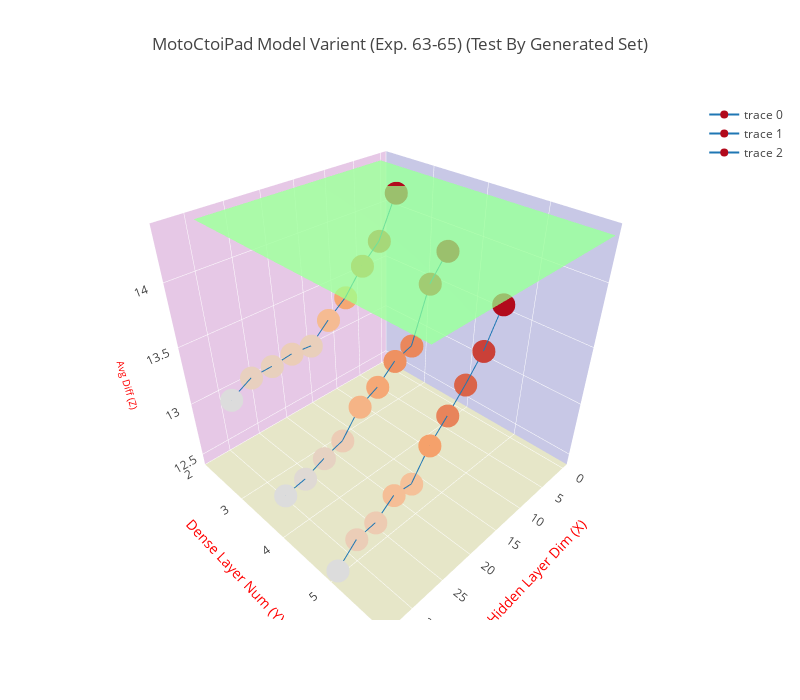

Notebook source saved alongside this figure:
### Code cell
trace = go.Scatter3d(
    x=x1, y=y1, z=z1,
    marker=dict(
        size=8,
        color=z1
    ),
    line=dict(
        color='#1f77b4',
        width=2
    )
)

trace2 = go.Scatter3d(
    x=x2, y=y2, z=z2,
    marker=dict(
        size=8,
        color=z2
    ),
    line=dict(
        color='#1f77b4',
        width=2
    )
)

trace3 = go.Scatter3d(
    x=x3, y=y3, z=z3,
    marker=dict(
        size=8,
        color=z3
    ),
    line=dict(
        color='#1f77b4',
        width=2
    )
)

trace4 = go.Surface(
    z=polyfit_list,
    opacity=0.7,
    colorscale='Jet',
    showscale=False
)

data = [trace, trace2, trace3, trace4]
layout = go.Layout(
    width=800,
    height=700,
    title= title,
    scene=dict(
        xaxis=dict(
            title='Hidden Layer Dim (X)',
            titlefont=dict(
                size=14,
                color='#ff0000'
            ),
            gridcolor='rgb(255, 255, 255)',
            zerolinecolor='rgb(255, 255, 255)',
            showbackground=True,
            backgroundcolor='rgb(200, 200, 230)'
        ),
        yaxis=dict(
            nticks = 5,
            range = [2, 6],
            title='Dense Layer Num (Y)',
            titlefont=dict(
                size=14,
                color='#ff0000'
            ),
            gridcolor='rgb(255, 255, 255)',
            zerolinecolor='rgb(255, 255, 255)',
            showbackground=True,
            backgroundcolor='rgb(230, 200, 230)'
        ),
        zaxis=dict(
            title='Avg Diff (Z)',
            titlefont=dict(
                size=10,
                color='#ff0000'
            ),
            gridcolor='rgb(255, 255, 255)',
            zerolinecolor='rgb(255, 255, 255)',
            showbackground=True,
            backgroundcolor='rgb(230, 230, 200)'
        ),
    )
)

fig = go.Figure(data=data, layout=layout)
plotly.offline.iplot(fig)

### Figure 1 — Plotly figure (JSON) as saved in the notebook; plotly's stock layout.template omitted (floating-point values rounded to 4 significant figures; data arrays with more than 128 entries replaced by an {"elided": "..."} marker saying what was removed)
{"data": [{"line": {"color": "#1f77b4", "width": 2}, "marker": {"color": [14.3, 13.99, 13.85, 13.66, 13.54, 13.4, 13.41, 13.39, 13.39, 13.29], "size": 8}, "type": "scatter3d", "uid": "6eaed188-e05f-11e8-a618-001a7dda7111", "x": [6, 9, 12, 15, 18, 21, 24, 27, 30, 33], "y": [3, 3, 3, 3, 3, 3, 3, 3, 3, 3], "z": [14.3, 13.99, 13.85, 13.66, 13.54, 13.4, 13.41, 13.39, 13.39, 13.29]}, {"line": {"color": "#1f77b4", "width": 2}, "marker": {"color": [14.02, 13.83, 13.39, 13.34, 13.21, 13.13, 12.92, 12.87, 12.8, 12.77], "size": 8}, "type": "scatter3d", "uid": "6eaed189-e05f-11e8-b91c-001a7dda7111", "x": [6, 9, 12, 15, 18, 21, 24, 27, 30, 33], "y": [4, 4, 4, 4, 4, 4, 4, 4, 4, 4], "z": [14.02, 13.83, 13.39, 13.34, 13.21, 13.13, 12.92, 12.87, 12.8, 12.77]}, {"line": {"color": "#1f77b4", "width": 2}, "marker": {"color": [13.8, 13.51, 13.31, 13.14, 12.98, 12.74, 12.76, 12.63, 12.61, 12.45], "size": 8}, "type": "scatter3d", "uid": "6eaed18a-e05f-11e8-a3dd-001a7dda7111", "x": [6, 9, 12, 15, 18, 21, 24, 27, 30, 33], "y": [5, 5, 5, 5, 5, 5, 5, 5, 5, 5], "z": [13.8, 13.51, 13.31, 13.14, 12.98, 12.74, 12.76, 12.63, 12.61, 12.45]}, {"colorscale": "Jet", "opacity": 0.7, "showscale": false, "type": "surface", "uid": "6eaed18b-e05f-11e8-80cd-001a7dda7111", "z": {"elided": "7x30 float values"}}], "layout": {"height": 700, "scene": {"xaxis": {"backgroundcolor": "rgb(200, 200, 230)", "gridcolor": "rgb(255, 255, 255)", "showbackground": true, "title": "Hidden Layer Dim (X)", "titlefont": {"color": "#ff0000", "size": 14}, "zerolinecolor": "rgb(255, 255, 255)"}, "yaxis": {"backgroundcolor": "rgb(230, 200, 230)", "gridcolor": "rgb(255, 255, 255)", "nticks": 5, "range": [2, 6], "showbackground": true, "title": "Dense Layer Num (Y)", "titlefont": {"color": "#ff0000", "size": 14}, "zerolinecolor": "rgb(255, 255, 255)"}, "zaxis": {"backgroundcolor": "rgb(230, 230, 200)", "gridcolor": "rgb(255, 255, 255)", "showbackground": true, "title": "Avg Diff (Z)", "titlefont": {"color": "#ff0000", "size": 10}, "zerolinecolor": "rgb(255, 255, 255)"}}, "title": "MotoCtoiPad Model Varient (Exp. 63-65) (Test By Generated Set)", "width": 800}}
